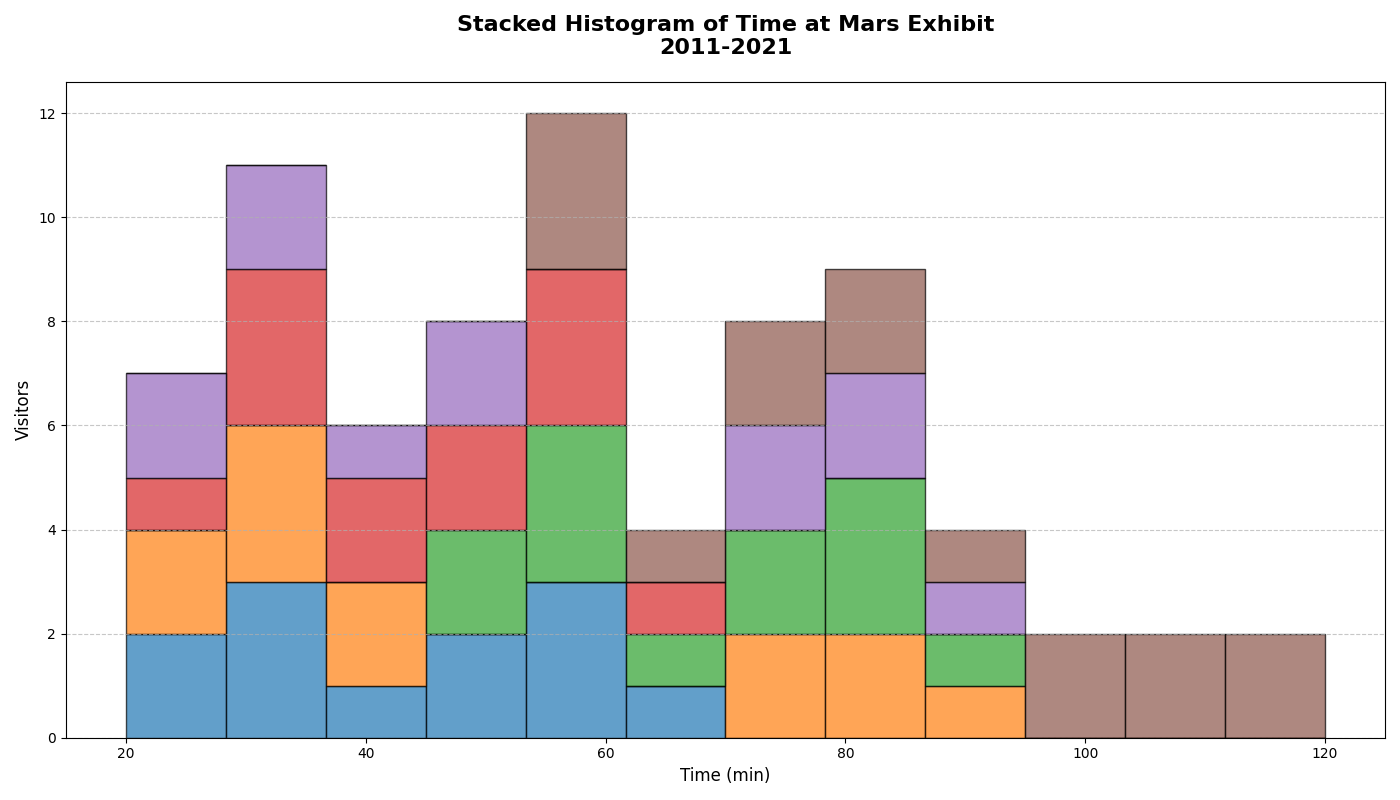

This chart was generated by the following Python code:
import matplotlib.pyplot as plt
import numpy as np

# Adjusted visitor time data, categorized into different groups for stacking
visitor_times_group_1 = [20, 25, 30, 30, 35, 40, 45, 50, 55, 60, 60, 65]
visitor_times_group_2 = [70, 75, 80, 85, 90, 20, 25, 30, 30, 35, 40, 40]
visitor_times_group_3 = [45, 50, 55, 60, 60, 65, 70, 75, 80, 80, 85, 90]
visitor_times_group_4 = [25, 30, 30, 35, 40, 40, 45, 50, 55, 60, 60, 65]
visitor_times_group_5 = [70, 75, 80, 85, 90, 20, 25, 30, 35, 40, 45, 50]
visitor_times_group_6 = [55, 60, 60, 65, 70, 75, 80, 85, 90, 95, 100, 105, 110, 115, 120]

visitor_times = [visitor_times_group_1, visitor_times_group_2, visitor_times_group_3,
                 visitor_times_group_4, visitor_times_group_5, visitor_times_group_6]

fig, ax = plt.subplots(figsize=(14, 8))

n, bins, patches = ax.hist(visitor_times, bins=12, stacked=True, edgecolor='black', alpha=0.7)

ax.set_title('Stacked Histogram of Time at Mars Exhibit\n2011-2021', fontsize=16, fontweight='bold', pad=20)
ax.set_xlabel('Time (min)', fontsize=12)
ax.set_ylabel('Visitors', fontsize=12)

ax.grid(True, axis='y', linestyle='--', alpha=0.7)

plt.tight_layout()
plt.show()
